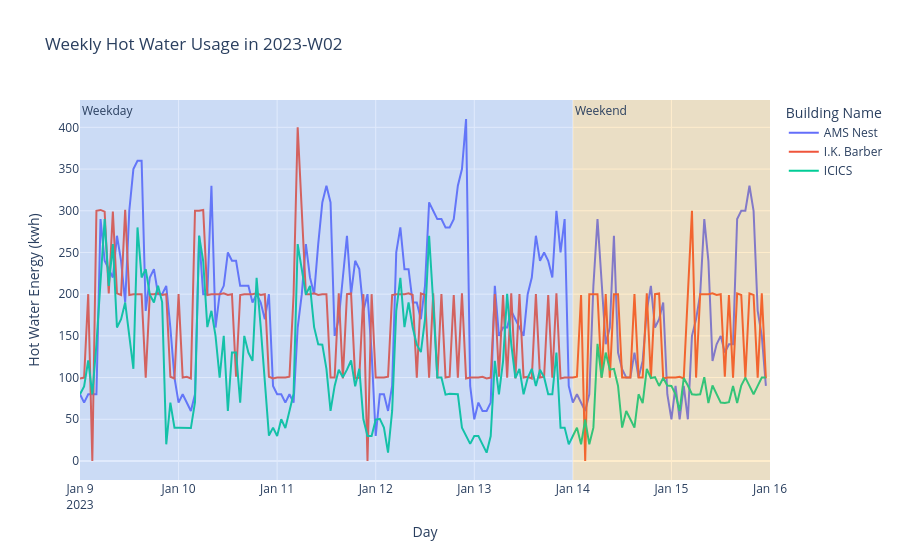

The cell this chart's notebook holds for it:
### Markdown cell above
Contrary to the electrical energy usage data, hot water usage trends more closely align with our original hypothesis. Across the observed buildings, hot water usage tends to be higher during the winter academic terms than during the summer terms, when campus occupancy is expected to be lower. This may suggest that hot water consumption is more directly associated with human activity within buildings than electrical energy usage, which can also be heavily influenced by building operations such as climate control systems.

Nevertheless, temporal factors discussed previously, including seasonal and monthly effects, may still influence the observed hot water usage patterns and complicate their interpretation.

Additionally, an unusually large spike in hot water usage was observed for the Nest building in May 2023, reaching approximately 14,507.88 kWh. Since this value deviates substantially from surrounding observations, it may represent an outlier or an irregular operational event rather than a typical occupancy-related pattern.

### Code cell
fig_05 = px.line(weekly_elec_usage, 
        x='ts', 
        y='hot_water_energy',
        color='building',
        markers=False,
        title = "Weekly Hot Water Usage in 2023-W02",
        labels=dict(ts = "Day", 
                    hot_water_energy = "Hot Water Energy (kwh)",
                    building = "Building Name"))

boxes = [
    ("Weekday", "2023-01-09", "2023-01-14", "rgba(100, 149, 237, 0.2)"),
    ("Weekend", "2023-01-14", "2023-01-16", "rgba(255, 165, 0, 0.2)"),
]

for name, start, end, color in boxes:
    fig_05.add_vrect(x0=start, x1=end, fillcolor=color, line_width=0,
                  annotation_text=name, annotation_position="top left")

fig_05.show()

### Figure 1 — Plotly figure (JSON) as saved in the notebook; plotly's stock layout.template omitted (floating-point values rounded to 4 significant figures; data arrays with more than 128 entries replaced by an {"elided": "..."} marker saying what was removed)
{"data": [{"hovertemplate": "Building Name=AMS Nest<br>Day=%{x}<br>Hot Water Energy (kwh)=%{y}<extra></extra>", "legendgroup": "AMS Nest", "line": {"color": "#636efa", "dash": "solid"}, "marker": {"symbol": "circle"}, "mode": "lines", "name": "AMS Nest", "orientation": "v", "showlegend": true, "type": "scatter", "x": {"elided": "168 str values"}, "xaxis": "x", "y": {"elided": "168 int values"}, "yaxis": "y"}, {"hovertemplate": "Building Name=I.K. Barber<br>Day=%{x}<br>Hot Water Energy (kwh)=%{y}<extra></extra>", "legendgroup": "I.K. Barber", "line": {"color": "#EF553B", "dash": "solid"}, "marker": {"symbol": "circle"}, "mode": "lines", "name": "I.K. Barber", "orientation": "v", "showlegend": true, "type": "scatter", "x": {"elided": "168 str values"}, "xaxis": "x", "y": {"elided": "168 int values"}, "yaxis": "y"}, {"hovertemplate": "Building Name=ICICS<br>Day=%{x}<br>Hot Water Energy (kwh)=%{y}<extra></extra>", "legendgroup": "ICICS", "line": {"color": "#00cc96", "dash": "solid"}, "marker": {"symbol": "circle"}, "mode": "lines", "name": "ICICS", "orientation": "v", "showlegend": true, "type": "scatter", "x": {"elided": "168 str values"}, "xaxis": "x", "y": {"elided": "168 float values"}, "yaxis": "y"}], "layout": {"annotations": [{"showarrow": false, "text": "Weekday", "x": "2023-01-09", "xanchor": "left", "xref": "x", "y": 1, "yanchor": "top", "yref": "y domain"}, {"showarrow": false, "text": "Weekend", "x": "2023-01-14", "xanchor": "left", "xref": "x", "y": 1, "yanchor": "top", "yref": "y domain"}], "legend": {"title": {"text": "Building Name"}, "tracegroupgap": 0}, "shapes": [{"fillcolor": "rgba(100, 149, 237, 0.2)", "line": {"width": 0}, "type": "rect", "x0": "2023-01-09", "x1": "2023-01-14", "xref": "x", "y0": 0, "y1": 1, "yref": "y domain"}, {"fillcolor": "rgba(255, 165, 0, 0.2)", "line": {"width": 0}, "type": "rect", "x0": "2023-01-14", "x1": "2023-01-16", "xref": "x", "y0": 0, "y1": 1, "yref": "y domain"}], "title": {"text": "Weekly Hot Water Usage in 2023-W02"}, "xaxis": {"anchor": "y", "domain": [0, 1], "title": {"text": "Day"}}, "yaxis": {"anchor": "x", "domain": [0, 1], "title": {"text": "Hot Water Energy (kwh)"}}}}
